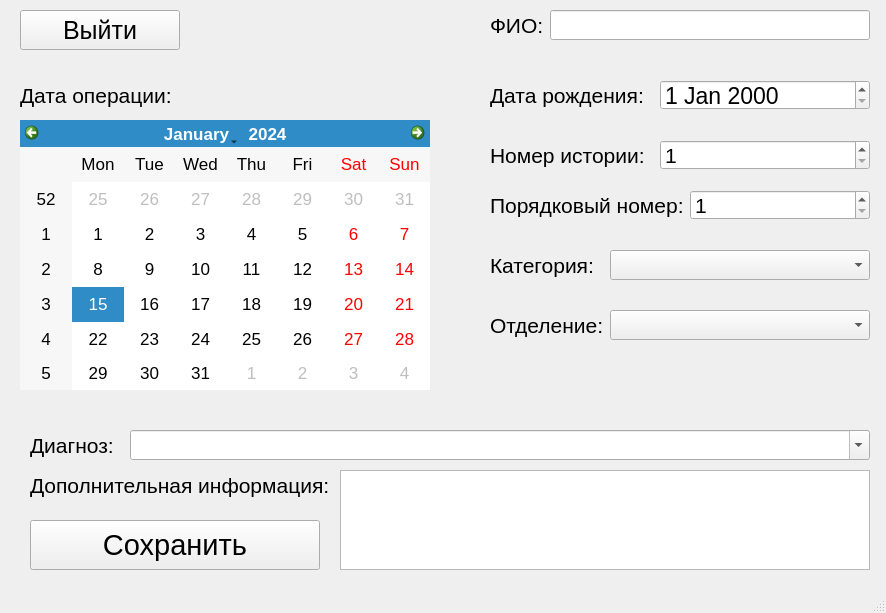
<?xml version="1.0" encoding="UTF-8"?>
<ui version="4.0">
 <class>MainWindow</class>
 <widget class="QMainWindow" name="MainWindow">
  <property name="geometry">
   <rect>
    <x>0</x>
    <y>0</y>
    <width>886</width>
    <height>613</height>
   </rect>
  </property>
  <property name="windowTitle">
   <string>Новый пациент</string>
  </property>
  <widget class="QWidget" name="centralwidget">
   <widget class="QLineEdit" name="text_full_name">
    <property name="geometry">
     <rect>
      <x>550</x>
      <y>10</y>
      <width>320</width>
      <height>30</height>
     </rect>
    </property>
    <property name="font">
     <font>
      <pointsize>15</pointsize>
     </font>
    </property>
   </widget>
   <widget class="QLabel" name="label">
    <property name="geometry">
     <rect>
      <x>490</x>
      <y>10</y>
      <width>111</width>
      <height>31</height>
     </rect>
    </property>
    <property name="font">
     <font>
      <pointsize>16</pointsize>
     </font>
    </property>
    <property name="text">
     <string>ФИО:</string>
    </property>
   </widget>
   <widget class="QSpinBox" name="story_number">
    <property name="geometry">
     <rect>
      <x>660</x>
      <y>140</y>
      <width>210</width>
      <height>30</height>
     </rect>
    </property>
    <property name="font">
     <font>
      <pointsize>16</pointsize>
     </font>
    </property>
    <property name="minimum">
     <number>1</number>
    </property>
    <property name="maximum">
     <number>9999999</number>
    </property>
   </widget>
   <widget class="QLabel" name="label_2">
    <property name="geometry">
     <rect>
      <x>490</x>
      <y>140</y>
      <width>170</width>
      <height>31</height>
     </rect>
    </property>
    <property name="font">
     <font>
      <pointsize>16</pointsize>
     </font>
    </property>
    <property name="text">
     <string>Номер истории:</string>
    </property>
   </widget>
   <widget class="QLabel" name="label_3">
    <property name="geometry">
     <rect>
      <x>490</x>
      <y>250</y>
      <width>111</width>
      <height>31</height>
     </rect>
    </property>
    <property name="font">
     <font>
      <pointsize>16</pointsize>
     </font>
    </property>
    <property name="text">
     <string>Категория:</string>
    </property>
   </widget>
   <widget class="QComboBox" name="text_category">
    <property name="geometry">
     <rect>
      <x>610</x>
      <y>250</y>
      <width>260</width>
      <height>30</height>
     </rect>
    </property>
    <property name="font">
     <font>
      <pointsize>15</pointsize>
     </font>
    </property>
    <property name="editable">
     <bool>false</bool>
    </property>
   </widget>
   <widget class="QLabel" name="label_4">
    <property name="geometry">
     <rect>
      <x>490</x>
      <y>80</y>
      <width>160</width>
      <height>31</height>
     </rect>
    </property>
    <property name="font">
     <font>
      <pointsize>16</pointsize>
     </font>
    </property>
    <property name="text">
     <string>Дата рождения:</string>
    </property>
   </widget>
   <widget class="QCalendarWidget" name="choice_date_of_operation">
    <property name="geometry">
     <rect>
      <x>20</x>
      <y>120</y>
      <width>410</width>
      <height>270</height>
     </rect>
    </property>
    <property name="font">
     <font>
      <pointsize>13</pointsize>
     </font>
    </property>
   </widget>
   <widget class="QLabel" name="label_5">
    <property name="geometry">
     <rect>
      <x>20</x>
      <y>80</y>
      <width>160</width>
      <height>31</height>
     </rect>
    </property>
    <property name="font">
     <font>
      <pointsize>16</pointsize>
     </font>
    </property>
    <property name="text">
     <string>Дата операции:</string>
    </property>
   </widget>
   <widget class="QComboBox" name="text_department">
    <property name="geometry">
     <rect>
      <x>610</x>
      <y>310</y>
      <width>260</width>
      <height>30</height>
     </rect>
    </property>
    <property name="font">
     <font>
      <pointsize>15</pointsize>
     </font>
    </property>
    <property name="editable">
     <bool>false</bool>
    </property>
    <property name="iconSize">
     <size>
      <width>16</width>
      <height>16</height>
     </size>
    </property>
   </widget>
   <widget class="QLabel" name="label_6">
    <property name="geometry">
     <rect>
      <x>490</x>
      <y>310</y>
      <width>121</width>
      <height>31</height>
     </rect>
    </property>
    <property name="font">
     <font>
      <pointsize>16</pointsize>
     </font>
    </property>
    <property name="text">
     <string>Отделение:</string>
    </property>
   </widget>
   <widget class="QLabel" name="label_7">
    <property name="geometry">
     <rect>
      <x>30</x>
      <y>430</y>
      <width>100</width>
      <height>31</height>
     </rect>
    </property>
    <property name="font">
     <font>
      <pointsize>16</pointsize>
     </font>
    </property>
    <property name="text">
     <string>Диагноз:</string>
    </property>
   </widget>
   <widget class="QComboBox" name="text_diagnos">
    <property name="geometry">
     <rect>
      <x>130</x>
      <y>430</y>
      <width>740</width>
      <height>30</height>
     </rect>
    </property>
    <property name="font">
     <font>
      <pointsize>15</pointsize>
     </font>
    </property>
    <property name="editable">
     <bool>true</bool>
    </property>
   </widget>
   <widget class="QLabel" name="label_8">
    <property name="geometry">
     <rect>
      <x>30</x>
      <y>470</y>
      <width>310</width>
      <height>31</height>
     </rect>
    </property>
    <property name="font">
     <font>
      <pointsize>16</pointsize>
     </font>
    </property>
    <property name="text">
     <string>Дополнительная информация:</string>
    </property>
   </widget>
   <widget class="QTextEdit" name="text_memo">
    <property name="geometry">
     <rect>
      <x>340</x>
      <y>470</y>
      <width>530</width>
      <height>100</height>
     </rect>
    </property>
    <property name="font">
     <font>
      <pointsize>15</pointsize>
     </font>
    </property>
   </widget>
   <widget class="QPushButton" name="save_button">
    <property name="geometry">
     <rect>
      <x>30</x>
      <y>520</y>
      <width>290</width>
      <height>50</height>
     </rect>
    </property>
    <property name="font">
     <font>
      <pointsize>22</pointsize>
     </font>
    </property>
    <property name="text">
     <string>Сохранить</string>
    </property>
   </widget>
   <widget class="QPushButton" name="exit_button">
    <property name="geometry">
     <rect>
      <x>20</x>
      <y>10</y>
      <width>160</width>
      <height>40</height>
     </rect>
    </property>
    <property name="font">
     <font>
      <pointsize>19</pointsize>
     </font>
    </property>
    <property name="text">
     <string>Выйти</string>
    </property>
   </widget>
   <widget class="QDateEdit" name="choice_date_of_birth">
    <property name="geometry">
     <rect>
      <x>660</x>
      <y>80</y>
      <width>210</width>
      <height>30</height>
     </rect>
    </property>
    <property name="font">
     <font>
      <pointsize>17</pointsize>
     </font>
    </property>
   </widget>
   <widget class="QSpinBox" name="story_number_my">
    <property name="geometry">
     <rect>
      <x>690</x>
      <y>190</y>
      <width>180</width>
      <height>30</height>
     </rect>
    </property>
    <property name="font">
     <font>
      <pointsize>16</pointsize>
     </font>
    </property>
    <property name="minimum">
     <number>1</number>
    </property>
    <property name="maximum">
     <number>9999999</number>
    </property>
   </widget>
   <widget class="QLabel" name="label_9">
    <property name="geometry">
     <rect>
      <x>490</x>
      <y>190</y>
      <width>210</width>
      <height>31</height>
     </rect>
    </property>
    <property name="font">
     <font>
      <pointsize>16</pointsize>
     </font>
    </property>
    <property name="text">
     <string>Порядковый номер:</string>
    </property>
   </widget>
  </widget>
  <widget class="QMenuBar" name="menubar">
   <property name="geometry">
    <rect>
     <x>0</x>
     <y>0</y>
     <width>886</width>
     <height>19</height>
    </rect>
   </property>
   <property name="font">
    <font>
     <pointsize>8</pointsize>
    </font>
   </property>
  </widget>
  <widget class="QStatusBar" name="statusbar">
   <property name="font">
    <font>
     <pointsize>8</pointsize>
    </font>
   </property>
  </widget>
 </widget>
 <resources/>
 <connections/>
</ui>
